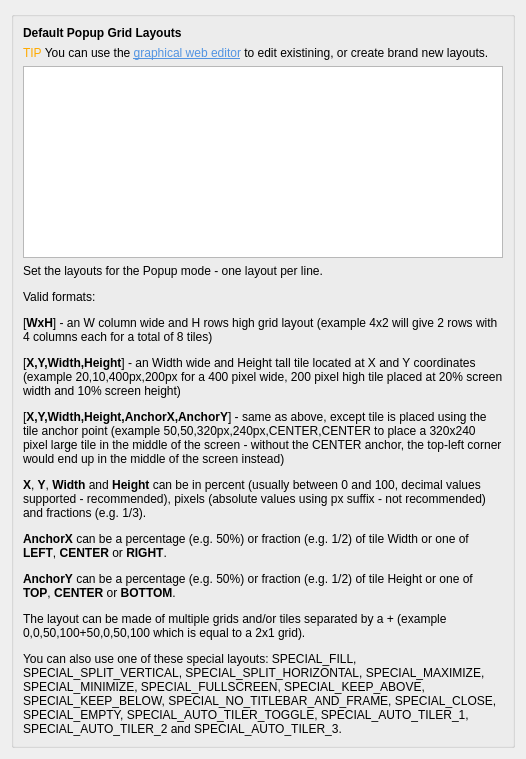
     <widget class="QWidget" name="tab_popupLayout">
      <attribute name="icon">
       <iconset theme="text-x-generic"/>
      </attribute>
      <attribute name="title">
       <string>Popup Grid Layouts</string>
      </attribute>
      <layout class="QVBoxLayout" name="verticalLayout_blacklist">
       <item>
        <widget class="QGroupBox" name="groupBox_popupLayout">
         <property name="title">
          <string/>
         </property>
         <layout class="QVBoxLayout" name="verticalLayout_applicationBlacklist">
          <item>
           <widget class="QLabel" name="label_58">
            <property name="text">
             <string>&lt;html&gt;&lt;head/&gt;&lt;body&gt;&lt;p&gt;&lt;span style=&quot; font-weight:700;&quot;&gt;Default Popup Grid Layouts&lt;/span&gt;&lt;/p&gt;&lt;/body&gt;&lt;/html&gt;</string>
            </property>
           </widget>
          </item>
          <item>
           <widget class="QLabel" name="label_65">
            <property name="text">
             <string>&lt;html&gt;&lt;head/&gt;&lt;body&gt;&lt;p&gt;&lt;span style=&quot; color:#ffaa00;&quot;&gt;TIP&lt;/span&gt; You can use the &lt;a href=&quot;https://rxweb.epizy.com/mousetiler/editor.html&quot;&gt;&lt;span style=&quot; text-decoration: underline; color:#5294e2;&quot;&gt;graphical web editor&lt;/span&gt;&lt;/a&gt; to edit existining, or create brand new layouts.&lt;/p&gt;&lt;/body&gt;&lt;/html&gt;</string>
            </property>
            <property name="wordWrap">
             <bool>true</bool>
            </property>
            <property name="openExternalLinks">
             <bool>true</bool>
            </property>
           </widget>
          </item>
          <item>
           <widget class="QPlainTextEdit" name="kcfg_popupLayout">
            <property name="sizePolicy">
             <sizepolicy hsizetype="Expanding" vsizetype="MinimumExpanding">
              <horstretch>0</horstretch>
              <verstretch>0</verstretch>
             </sizepolicy>
            </property>
            <property name="lineWrapMode">
             <enum>QPlainTextEdit::LineWrapMode::NoWrap</enum>
            </property>
            <property name="plainText">
             <string/>
            </property>
           </widget>
          </item>
          <item>
           <widget class="QLabel" name="label_popupLayoutExplanation">
            <property name="text">
             <string>&lt;html&gt;&lt;head/&gt;&lt;body&gt;&lt;p&gt;Set the layouts for the Popup mode - one layout per line.&lt;/p&gt;&lt;p&gt;Valid formats:&lt;/p&gt;&lt;p&gt;[&lt;span style=&quot; font-weight:700;&quot;&gt;WxH&lt;/span&gt;] - an W column wide and H rows high grid layout (example 4x2 will give 2 rows with 4 columns each for a total of 8 tiles)&lt;/p&gt;&lt;p&gt;[&lt;span style=&quot; font-weight:700;&quot;&gt;X,Y,Width,Height&lt;/span&gt;] - an Width wide and Height tall tile located at X and Y coordinates (example 20,10,400px,200px for a 400 pixel wide, 200 pixel high tile placed at 20% screen width and 10% screen height)&lt;/p&gt;&lt;p&gt;[&lt;span style=&quot; font-weight:700;&quot;&gt;X,Y,Width,Height,AnchorX,AnchorY&lt;/span&gt;] - same as above, except tile is placed using the tile anchor point (example 50,50,320px,240px,CENTER,CENTER to place a 320x240 pixel large tile in the middle of the screen - without the CENTER anchor, the top-left corner would end up in the middle of the screen instead)&lt;/p&gt;&lt;p&gt;&lt;span style=&quot; font-weight:700;&quot;&gt;X&lt;/span&gt;, &lt;span style=&quot; font-weight:700;&quot;&gt;Y&lt;/span&gt;, &lt;span style=&quot; font-weight:700;&quot;&gt;Width&lt;/span&gt; and &lt;span style=&quot; font-weight:700;&quot;&gt;Height&lt;/span&gt; can be in percent (usually between 0 and 100, decimal values supported - recommended), pixels (absolute values using px suffix - not recommended) and fractions (e.g. 1/3).&lt;/p&gt;&lt;p&gt;&lt;span style=&quot; font-weight:700;&quot;&gt;AnchorX&lt;/span&gt; can be a percentage (e.g. 50%) or fraction (e.g. 1/2) of tile Width or one of &lt;span style=&quot; font-weight:700;&quot;&gt;LEFT&lt;/span&gt;, &lt;span style=&quot; font-weight:700;&quot;&gt;CENTER&lt;/span&gt; or &lt;span style=&quot; font-weight:700;&quot;&gt;RIGHT&lt;/span&gt;.&lt;/p&gt;&lt;p&gt;&lt;span style=&quot; font-weight:700;&quot;&gt;AnchorY&lt;/span&gt; can be a percentage (e.g. 50%) or fraction (e.g. 1/2) of tile Height or one of &lt;span style=&quot; font-weight:700;&quot;&gt;TOP&lt;/span&gt;, &lt;span style=&quot; font-weight:700;&quot;&gt;CENTER&lt;/span&gt; or &lt;span style=&quot; font-weight:700;&quot;&gt;BOTTOM&lt;/span&gt;.&lt;/p&gt;&lt;p&gt;The layout can be made of multiple grids and/or tiles separated by a + (example 0,0,50,100+50,0,50,100 which is equal to a 2x1 grid).&lt;/p&gt;&lt;p&gt;You can also use one of these special layouts: SPECIAL_FILL, SPECIAL_SPLIT_VERTICAL, SPECIAL_SPLIT_HORIZONTAL, SPECIAL_MAXIMIZE, SPECIAL_MINIMIZE, SPECIAL_FULLSCREEN, SPECIAL_KEEP_ABOVE, SPECIAL_KEEP_BELOW, SPECIAL_NO_TITLEBAR_AND_FRAME, SPECIAL_CLOSE, SPECIAL_EMPTY, SPECIAL_AUTO_TILER_TOGGLE, SPECIAL_AUTO_TILER_1, SPECIAL_AUTO_TILER_2 and SPECIAL_AUTO_TILER_3.&lt;/p&gt;&lt;/body&gt;&lt;/html&gt;</string>
            </property>
            <property name="wordWrap">
             <bool>true</bool>
            </property>
           </widget>
          </item>
         </layout>
        </widget>
       </item>
      </layout>
     </widget>
